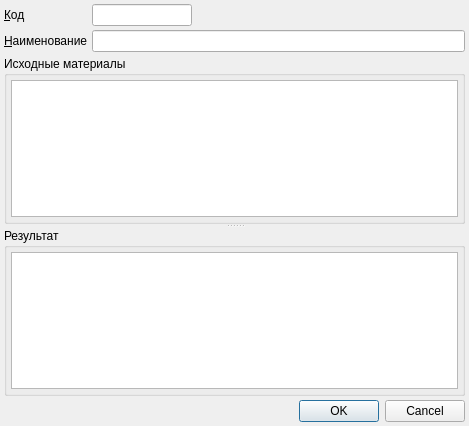
<?xml version="1.0" encoding="UTF-8"?>
<ui version="4.0">
 <class>ItemEditorDialog</class>
 <widget class="QDialog" name="ItemEditorDialog">
  <property name="geometry">
   <rect>
    <x>0</x>
    <y>0</y>
    <width>469</width>
    <height>426</height>
   </rect>
  </property>
  <property name="windowTitle">
   <string>ChangeMe!</string>
  </property>
  <property name="sizeGripEnabled">
   <bool>false</bool>
  </property>
  <layout class="QGridLayout" name="gridLayout">
   <property name="margin">
    <number>4</number>
   </property>
   <property name="spacing">
    <number>4</number>
   </property>
   <item row="0" column="0">
    <widget class="QLabel" name="lblCode">
     <property name="sizePolicy">
      <sizepolicy hsizetype="Maximum" vsizetype="Preferred">
       <horstretch>0</horstretch>
       <verstretch>0</verstretch>
      </sizepolicy>
     </property>
     <property name="text">
      <string>&amp;Код</string>
     </property>
     <property name="buddy">
      <cstring>edtCode</cstring>
     </property>
    </widget>
   </item>
   <item row="1" column="0">
    <widget class="QLabel" name="lblName">
     <property name="sizePolicy">
      <sizepolicy hsizetype="Maximum" vsizetype="Preferred">
       <horstretch>0</horstretch>
       <verstretch>0</verstretch>
      </sizepolicy>
     </property>
     <property name="text">
      <string>&amp;Наименование</string>
     </property>
     <property name="buddy">
      <cstring>edtName</cstring>
     </property>
    </widget>
   </item>
   <item row="0" column="1">
    <widget class="QLineEdit" name="edtCode">
     <property name="minimumSize">
      <size>
       <width>100</width>
       <height>0</height>
      </size>
     </property>
    </widget>
   </item>
   <item row="0" column="2">
    <spacer name="horizontalSpacer">
     <property name="orientation">
      <enum>Qt::Horizontal</enum>
     </property>
     <property name="sizeHint" stdset="0">
      <size>
       <width>277</width>
       <height>20</height>
      </size>
     </property>
    </spacer>
   </item>
   <item row="1" column="1" colspan="2">
    <widget class="QLineEdit" name="edtName"/>
   </item>
   <item row="2" column="0" colspan="3">
    <widget class="QSplitter" name="splitter">
     <property name="orientation">
      <enum>Qt::Vertical</enum>
     </property>
     <property name="childrenCollapsible">
      <bool>false</bool>
     </property>
     <widget class="QGroupBox" name="groupBoxIn">
      <property name="title">
       <string>Исходные материалы</string>
      </property>
      <layout class="QVBoxLayout" name="verticalLayout_2">
       <property name="spacing">
        <number>4</number>
       </property>
       <property name="margin">
        <number>4</number>
       </property>
       <item>
        <widget class="CInDocTableView" name="tblInItems">
         <property name="sizePolicy">
          <sizepolicy hsizetype="Preferred" vsizetype="Expanding">
           <horstretch>0</horstretch>
           <verstretch>0</verstretch>
          </sizepolicy>
         </property>
        </widget>
       </item>
      </layout>
     </widget>
     <widget class="QGroupBox" name="groupBoxOut">
      <property name="title">
       <string>Результат </string>
      </property>
      <layout class="QVBoxLayout" name="verticalLayout">
       <property name="spacing">
        <number>4</number>
       </property>
       <property name="margin">
        <number>4</number>
       </property>
       <item>
        <widget class="CInDocTableView" name="tblOutItems">
         <property name="sizePolicy">
          <sizepolicy hsizetype="Preferred" vsizetype="Expanding">
           <horstretch>0</horstretch>
           <verstretch>0</verstretch>
          </sizepolicy>
         </property>
        </widget>
       </item>
      </layout>
     </widget>
    </widget>
   </item>
   <item row="3" column="0" colspan="3">
    <widget class="QDialogButtonBox" name="buttonBox">
     <property name="standardButtons">
      <set>QDialogButtonBox::Cancel|QDialogButtonBox::Ok</set>
     </property>
    </widget>
   </item>
  </layout>
 </widget>
 <customwidgets>
  <customwidget>
   <class>CInDocTableView</class>
   <extends>QTableView</extends>
   <header>library/InDocTable.h</header>
  </customwidget>
 </customwidgets>
 <tabstops>
  <tabstop>edtCode</tabstop>
  <tabstop>edtName</tabstop>
  <tabstop>tblInItems</tabstop>
  <tabstop>tblOutItems</tabstop>
 </tabstops>
 <resources/>
 <connections>
  <connection>
   <sender>buttonBox</sender>
   <signal>accepted()</signal>
   <receiver>ItemEditorDialog</receiver>
   <slot>accept()</slot>
   <hints>
    <hint type="sourcelabel">
     <x>234</x>
     <y>409</y>
    </hint>
    <hint type="destinationlabel">
     <x>234</x>
     <y>212</y>
    </hint>
   </hints>
  </connection>
  <connection>
   <sender>buttonBox</sender>
   <signal>rejected()</signal>
   <receiver>ItemEditorDialog</receiver>
   <slot>reject()</slot>
   <hints>
    <hint type="sourcelabel">
     <x>234</x>
     <y>409</y>
    </hint>
    <hint type="destinationlabel">
     <x>234</x>
     <y>212</y>
    </hint>
   </hints>
  </connection>
 </connections>
</ui>
